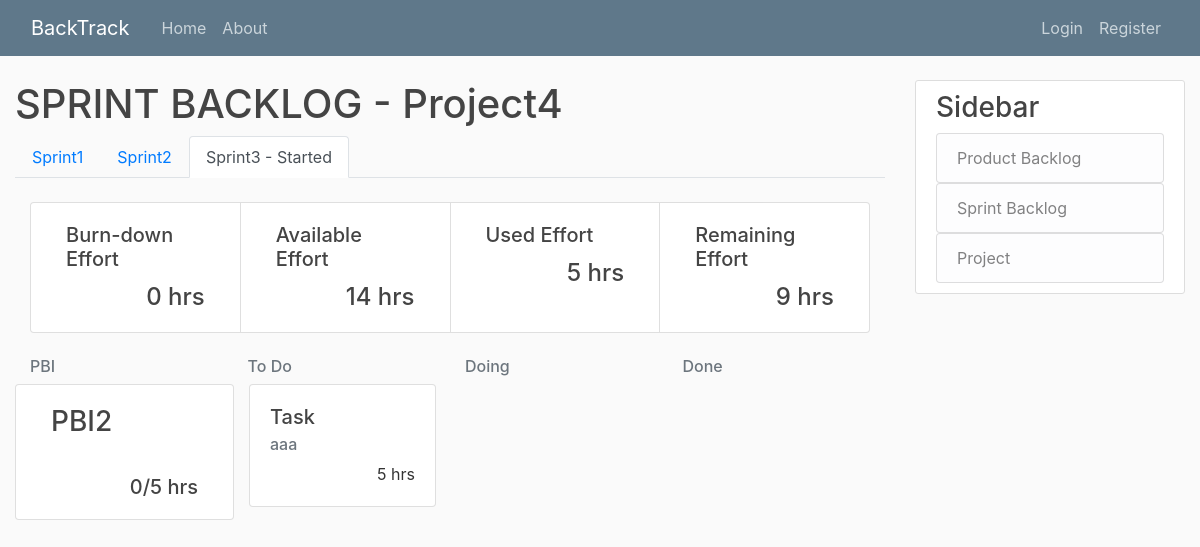
/project4-sprint_8/, run on the app's committed database.
### project/models.py (models this page shows, shortened)
class Project(models.Model):
	title = models.CharField(max_length=20, unique=True)
	details = models.TextField()
	slug = models.SlugField(unique=True, default="")
	duration = models.IntegerField("Sprint Duration(week)", default=2)

### sprintBacklog/models.py (models this page shows, shortened)
class Sprint(models.Model):
	title = models.CharField(max_length=20, default="Sprint")
	available_effort = models.IntegerField()
	start_date = models.DateField(blank=True, null=True)
	details = models.TextField(null=True)
	project = models.ForeignKey(Project, on_delete=models.CASCADE, blank=True, null=True, default=None)
	status_choice = [
		('Not Started', 'Not Started'),
		('Started', 'Started'),
		('Ended', 'Ended'),
	]
	status = models.CharField(
		max_length = 20,
		choices = status_choice,
		default ='Not Started',
	)
	def save(self, *args, **kwargs):
		number_of_sprint = Sprint.objects.filter(project=self.project).count()
		if Sprint.objects.filter(project=self.project).count() == None:
			number_of_sprint = 1
		else:
			number_of_sprint += 1
		if self not in Sprint.objects.filter(project=self.project):
			self.title = "Sprint" + str(number_of_sprint)
		super().save(*args, **kwargs)

class Task(models.Model):
	title = models.CharField(max_length=20, default="Task")
	status_choice = [
		('To Do', 'To Do'),
		('Doing', 'Doing'),
		('Done', 'Done'),
	]
	status = models.CharField(
		max_length = 5,
		choices = status_choice,
		default ='To Do',
	)
	effort = models.IntegerField("effort(hour)")
	details = models.TextField(null=True)
	sprint = models.ForeignKey(Sprint, on_delete=models.CASCADE, default=None)
	PBI = models.ForeignKey(PBI, on_delete=models.CASCADE, default=None)
	task_owner = models.ForeignKey(User, on_delete=models.SET_NULL, default=None, null=True, blank=True)

### productBacklog/models.py (models this page shows, shortened)
class PBI(models.Model):
	priority = models.IntegerField()
	title = models.CharField(max_length=20)
	status_choice = [
		('To Do', 'To Do'),
		('Doing', 'Doing'),
		('Done', 'Done'),
		('Unfinished', 'Unfinished')
	]
	status = models.CharField(
		max_length = 20,
		choices = status_choice,
		default = 'To Do',
	)
	ESP = models.IntegerField("estimated story point")
	details = models.TextField()
	project = models.ForeignKey(Project, on_delete=models.CASCADE, blank=True, null=True, default=None)
	sprint = models.ManyToManyField(Sprint) # , blank=True, null=True, default=None)

### users/models.py (models this page shows, shortened)
class User(AbstractBaseUser):
	email				=	models.EmailField(verbose_name="email",max_length=60, unique=True)
	position			=	models.CharField(
								max_length=32,
							)
	username			=	models.CharField(max_length=10,unique=True)
	date_joined			=	models.DateTimeField(verbose_name='date joined', auto_now_add = True)
	last_login			=	models.DateTimeField(verbose_name='last login', auto_now=True)
	is_admin			=	models.BooleanField(default=False)
	is_active			=	models.BooleanField(default=True)
	is_staff			=	models.BooleanField(default=False)
	is_superuser		=	models.BooleanField(default=False)
	project_id = models.ForeignKey(Project, models.SET_NULL, null=True, blank=True)
	USERNAME_FIELD	=	'email'
	REQUIRED_FIELDS	=	['username',]
	objects = MyAccountManager()
	def __str__(self):
		return str(self.username)

### sprintBacklog/views.py (the view)
# urls.py: path('<int:sprint>/', SprintBacklogListView.as_view(), name='sprint-home'),
class SprintBacklogListView(ListView):
	model = Sprint
	template_name = 'sprintBacklog/home.html'
	context_object_name = 'sprint'
	def get_queryset(self):
		queryset = Sprint.objects.filter(project_id=self.project).order_by('pk')
		index = 1
		for s in queryset:
			s.title = "Sprint" + str(index)
			s.save()
			index += 1
		return self.sprint
	def dispatch(self, request, *args, **kwargs):
		self.project = get_object_or_404(Project, slug=kwargs['project'])
		self.sprint = Sprint.objects.get(pk=kwargs['sprint'])
		return super().dispatch(request, *args, **kwargs)
	def get_context_data(self, **kwargs):
		context = super().get_context_data(**kwargs)
		context['project'] = self.project
		context['all_sprint'] = Sprint.objects.filter(project=self.project).order_by('pk')
		context['PBI'] = PBI.objects.filter(project=self.project, status='To Do')
		context['lastSprintEnded'] = Sprint.objects.filter(project=self.project).order_by('pk').last().status == 'Ended'
		task = []
		total = 0
		completed = 0
		for p in PBI.objects.filter(sprint=self.sprint):
			todo = Task.objects.filter(sprint=self.sprint).filter(status='To Do').filter(PBI=p)
			doing = Task.objects.filter(sprint=self.sprint).filter(status='Doing').filter(PBI=p)
			done = Task.objects.filter(sprint=self.sprint).filter(status='Done').filter(PBI=p)
			todoE = todo.aggregate(Sum('effort')).get('effort__sum') if todo else 0
			doingE = doing.aggregate(Sum('effort')).get('effort__sum') if doing else 0
			doneE = done.aggregate(Sum('effort')).get('effort__sum') if done else 0
			total += doneE + doingE + todoE
			completed += doneE
			tmp = {"pbi": p,
					"todo": todo,
					"doing": doing,
					"done": done,
					"finish": doneE,
					"not_finish": doingE + todoE + doneE
					}
			task.append(tmp)
		stat = {"completed": completed,
				"available": self.sprint.available_effort,
				"used": total,
				"remaining": self.sprint.available_effort - total
				}
		context['stat'] = stat
		context['task'] = task
		return context

### templates/SprintBacklog/home.html (shortened to what this page needs)
{% extends "base.html" %}
{% block content %}
	<h1>SPRINT BACKLOG - {{ project.title }}</h1>
	<ul class="nav nav-tabs" align="right">
		{% for s in all_sprint %}
		<li class="nav-item">
			{% if s.pk == sprint.pk %}
				<a class="nav-link active" href="{% url 'sprintBacklog-detail' project.slug s.pk %}">{{ s.title }} - {{ sprint.status }}</a>
			{% else %}
				<a class="nav-link" href="{% url 'sprint-home' project.slug s.pk %}">{{ s.title }}</a>
			{% endif %}
		</li>
		{% endfor %}
	</ul>
	<div class="container-fluid">
	<div class="card-group">
		<div class="col-sm card">
			<div class="card-body">
				<h5 class="card-title">Burn-down Effort</h5>
				<h4 class="card-text" style="text-align: right">{{ stat.completed }} hrs</h4>
			</div>
		</div>
		<div class="col-sm card">
			<div class="card-body">
				<h5 class="card-title">Available Effort</h5>
				<h4 class="card-text" style="text-align: right">{{ stat.available }} hrs</h4>
			</div>
		</div>
		<div class="col-sm card">
			<div class="card-body">
				<h5 class="card-title">Used Effort</h5>
				<h4 class="card-text" style="text-align: right">{{ stat.used }} hrs</h4>
			</div>
		</div>
		<div class="col-sm card">
			<div class="card-body">
				<h5 class="card-title">Remaining Effort</h5>
				<h4 class="card-text" style="text-align: right">{{ stat.remaining }} hrs</h4>
			</div>
		</div>
	</div>
	</div>
	<div class="container">
		<div class="row">
			<div class="col-md">
				<h6 class="text-muted">PBI</h6>
			</div>
			<div class="col-md">
				<h6 class="text-muted">To Do</h6>
			</div>
			<div class="col-md">
				<h6 class="text-muted">Doing</h6>
			</div>
			<div class="col-md">
				<h6 class="text-muted">Done</h6>
			</div>
		</div>
	</div>
	{% for t in task %}
	<div class="container">
		<div class="row">
			<div class="col-sm card">
				<div class="card-body d-flex flex-column">
					<a href="{% url 'productBacklog-detail' project.slug t.pbi.pk %}"><h3 class="card-title">{{ t.pbi.title }}</h3></a>
					<h5 class="card-text mt-auto" style="text-align: right">{{ t.finish }}/{{ t.not_finish }} hrs</h5>
				</div>
			</div>
			<div class="col-md">
			{% for i in t.todo %}
				<div class="card">
					<div class="card-body">
						<a href="{% url 'task-detail' project.slug sprint.pk i.pk %}">
							<h5 class="card-title">{{ i.title }}</h5>
						</a>
						<h6 class="card-subtitle mb-2 text-muted">{{ i.task_owner }}</h6>
						<p class="card-text" style="text-align: right;">{{ i.effort }} hrs</p>
					</div>
				</div class="card">
			{% endfor %}
			</div>
			<div class="col-md">
			</div>
			<div class="col-md">
			</div>
		</div>
	</div>
	{% endfor %}
{% endblock content %}

### templates/base.html (shortened to what this page needs)
{% load static %}
<!DOCTYPE html>
<html>
<head>
	<link rel="stylesheet" href="https://stackpath.bootstrapcdn.com/bootstrap/4.3.1/css/bootstrap.min.css">
    <link rel="stylesheet" type="text/css" href="{% static 'PBI/main.css' %}">
</head>
<body>
	<header class="site-header">
	  <nav class="navbar navbar-expand-md navbar-dark bg-steel fixed-top">
	    <div class="container-fluid">
	      <a class="navbar-brand mr-4" href="{% url 'project-home'%}">BackTrack</a>
	      <div class="collapse navbar-collapse" id="navbarToggle">
	        <div class="navbar-nav mr-auto">
	          <a class="nav-item nav-link" href="{% url 'project-home'%}">Home</a>
	          <a class="nav-item nav-link" href="#">About</a>
	        </div>
	        <div class="navbar-nav">
	          {% if user.is_authenticated%}
	           		<a class="nav-item nav-link" href="{% url 'profile'%}">Profile</a>
	          		<a class="nav-item nav-link" href="{% url 'logout'%}">Logout</a>
	          {% else %}
	          		<a class="nav-item nav-link" href="{% url 'login'%}">Login</a>
	          		<a class="nav-item nav-link" href="{% url 'register'%}">Register</a>
	          {% endif %}
	        </div>
	      </div>
	    </div>
	  </nav>
	</header>
	<main role="main" class="container-fluid">
	  <div class="row">
	    <div class="col-md-9">
	      {% block content %}{% endblock %}
	    </div>
	    <div class="col-md-3">
	      <div class="content-section">
	        <h3>Sidebar</h3>
	          <ul class="list-group">
	            <a href="{% url 'productBacklog-home' project.slug %}">
	            	<li class="list-group-item list-group-item-light">Product Backlog</li>
	            </a>
	            <a href="{% url 'no-sprint' project.slug %}">
	            	<li class="list-group-item list-group-item-light">Sprint Backlog</li>
	            </a>
	            <a href="{% url 'project-home' %}">
	            	<li class="list-group-item list-group-item-light">Project</li>
	            </a>
	          </ul>
	      </div>
	    </div>
	  </div>
	</main>
</body>
</html>

### productBacklog/static/PBI/main.css (style rules this page uses)
body { background: #fafafa; color: #333333; margin-top: 5rem; }
h1, h2, h3, h4, h5, h6 { color: #444444; }
ul { margin: 0; }
.bg-steel { background-color: #5f788a; }
.site-header .navbar-nav .nav-link { color: #cbd5db; }
.content-section { background: #ffffff; padding: 10px 20px; border: 1px solid #dddddd; border-radius: 3px; margin-bottom: 20px; }

### data on the page
Project: title "Project4"
Sprint: title "Sprint1"
Sprint: title "Sprint2"
Sprint: title "Sprint3", status "Started"
PBI: pbi "PBI2", finish "0", not_finish "5"
Task: title "Task", task_owner "aaa", effort "5"

### other printed values
{{ stat.completed }} "0"
{{ stat.available }} "14"
{{ stat.used }} "5"
{{ stat.remaining }} "9"
